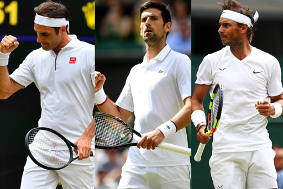
#> input picture PracticeCodes/20230609_ImageHandlingAndDatasetBuilding/data/ex_image.png, 283 x 189 px
$ jupyter execute Lab02.ipynb
#> lines starting #> are read from the running program, lines starting #| are printed output that depends on the picture; after the words box and inside, x2 and y2 are one past the last pixel; in counts of white or black regions, pixels touching at a corner belong together
# Lab 02. OpenCV로 같은 크기의 이미지 블렌딩 실험
---

[cell 1]
import cv2
import matplotlib.pyplot as plt

[cell 2]
sample_img = cv2.imread("./data/ex_image.png")
#> sample_img is the input picture: shape (189, 283, 3); mean B, G, R 130, 135.2, 140.3
sample_logo = cv2.imread("./data/ex_image_logo.png")
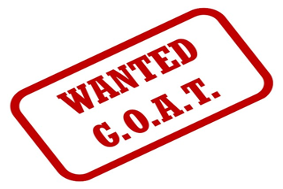
#> input picture PracticeCodes/20230609_ImageHandlingAndDatasetBuilding/data/ex_image_logo.png, 283 x 189 px
#> sample_logo is the input picture: shape (189, 283, 3); mean B, G, R 214.2, 214.2, 243.6

sample_img = cv2.cvtColor(sample_img, cv2.COLOR_BGR2RGB)
sample_logo = cv2.cvtColor(sample_logo, cv2.COLOR_BGR2RGB)

plt.imshow(sample_img)
plt.show()

plt.imshow(sample_logo)
plt.show()

## 이미지 크기 수정

[cell 3]
img1 = cv2.resize(sample_img, (800,600))
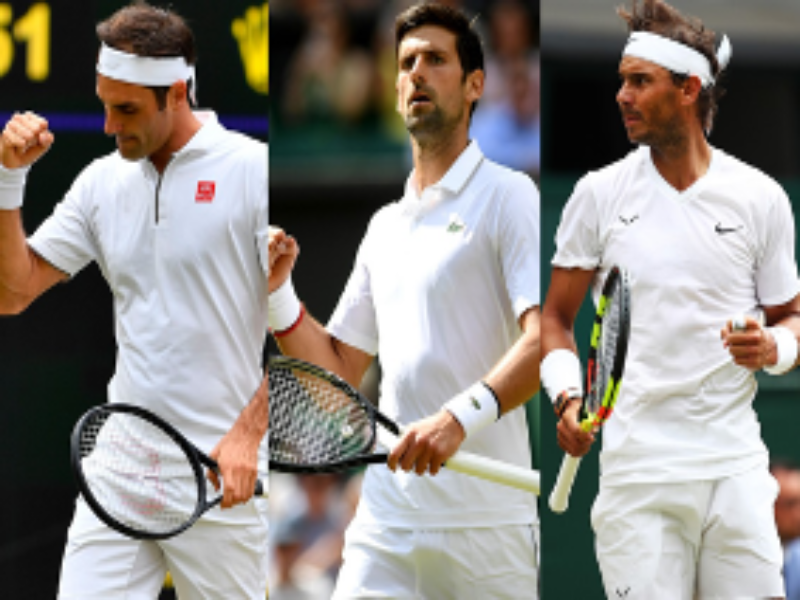
#> img1: shape (600, 800, 3); mean R, G, B 140.2, 135, 129.9
img2 = cv2.resize(sample_logo, (800,600))
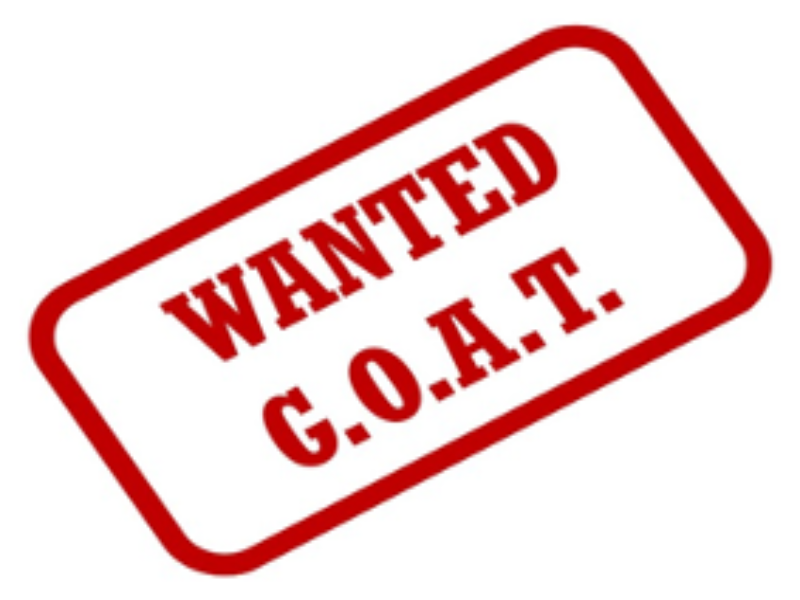
#> img2: shape (600, 800, 3); mean R, G, B 243.5, 214.1, 214.2

print(img1.shape, img2.shape)
#| (600, 800, 3) (600, 800, 3)

# 수정된 이미지 체크
plt.imshow(img1)
plt.show()
plt.imshow(img2)
plt.show()

## 이미지 혼합 실습

[cell 4]
blended = cv2.addWeighted(img1, 0.5, img2, 0.5 , 0)
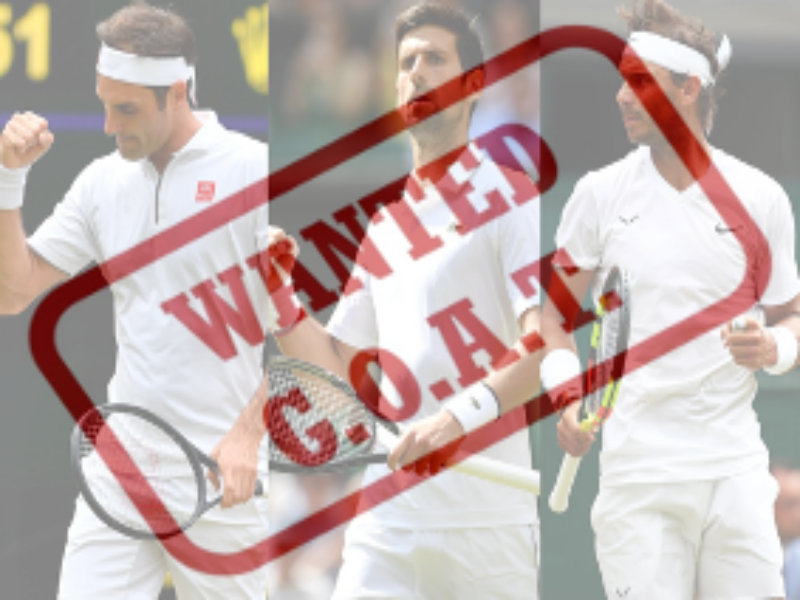
#> blended: shape (600, 800, 3); mean R, G, B 191.9, 174.6, 172

plt.imshow(blended)
plt.show()

## 비트연산

[cell 5]
import numpy as np

# 사각형 임시 데이터 생성
img_rectangle = np.ones((400, 400), dtype="uint8")
cv2.rectangle(img_rectangle, (50, 50), (300, 300), (255, 255, 255), -1)
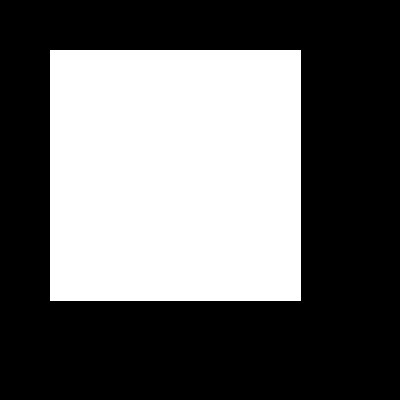
#> img_rectangle: shape (400, 400); values 1 (black) and 255 (white), 39.4% white; 1 white region, box (x1, y1, x2, y2) and area: (50, 50, 301, 301) 63001

# 원 임시 데이터 생성
img_circle = np.ones((400, 400), dtype="uint8")
cv2.circle(img_circle, (300, 300), 50, (255, 255, 255), -1)
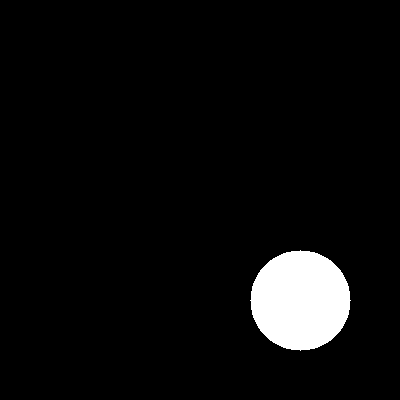
#> img_circle: shape (400, 400); values 1 (black) and 255 (white), 4.9% white; 1 white region, box (x1, y1, x2, y2) and area: (250, 250, 351, 351) 7845


plt.imshow(img_rectangle, 'gray')
plt.show()

plt.imshow(img_circle, 'gray')
plt.show()

## A data, B data를 이용하여 and, or, xor, not 연산 수행 (A : 직사각형 B : 원형)

[cell 6]
# and (A,B)
bitwiseAnd = cv2.bitwise_and(img_rectangle, img_circle)
plt.imshow(bitwiseAnd, 'gray')
plt.show()

# or
bitwiseOr = cv2.bitwise_or(img_rectangle, img_circle)
plt.imshow(bitwiseOr, 'gray')

# xor
bitwiseXor = cv2.bitwise_xor(img_rectangle, img_circle)
plt.imshow(bitwiseXor, 'gray')
plt.show()
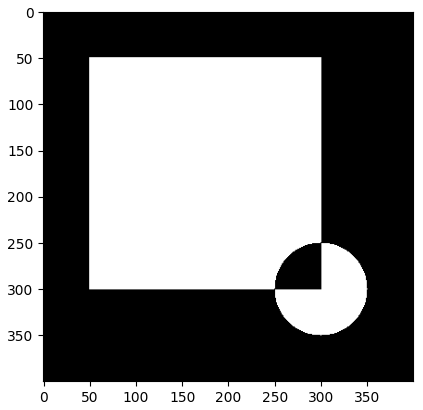
#> figure drawn by matplotlib, 1 panel

# not
bitwiseNot_rec = cv2.bitwise_not(img_rectangle)
plt.imshow(bitwiseNot_rec, 'gray')
plt.show()
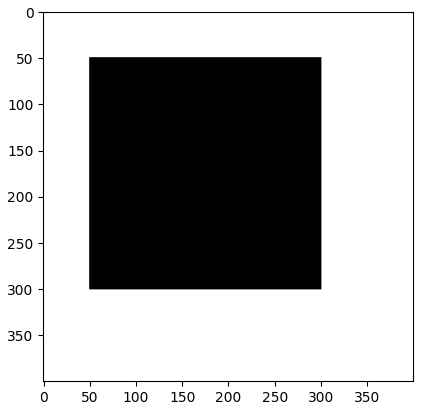
#> figure drawn by matplotlib, 1 panel

bitwiseNot_circ = cv2.bitwise_not(img_circle)
plt.imshow(bitwiseNot_circ, 'gray')
plt.show()
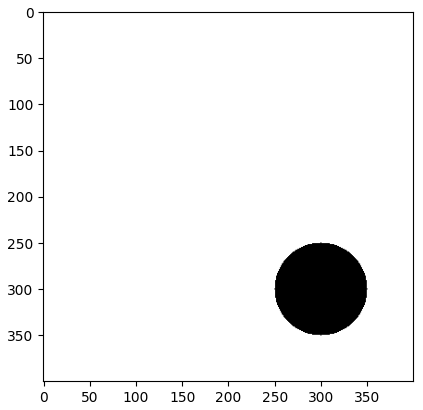
#> figure drawn by matplotlib, 1 panel

## 마스킹 실습

[cell 7]
img_rectangle_temp = np.ones((500, 1000), dtype='uint8')

mask_ = np.zeros(img_rectangle_temp.shape, dtype='uint8')

# 직사각형 안에 흰색 직사각형 추가
cv2.rectangle(mask_, (60, 50), (280, 280), (255, 255, 255), -1)
#> mask_: shape (500, 1000); 10.2% white; 1 white region, box (x1, y1, x2, y2) and area: (60, 50, 281, 281) 51051
cv2.rectangle(mask_, (420, 50), (550, 230), (255, 255, 255), -1)
cv2.rectangle(mask_, (750, 50), (920, 280), (255, 255, 255), -1)
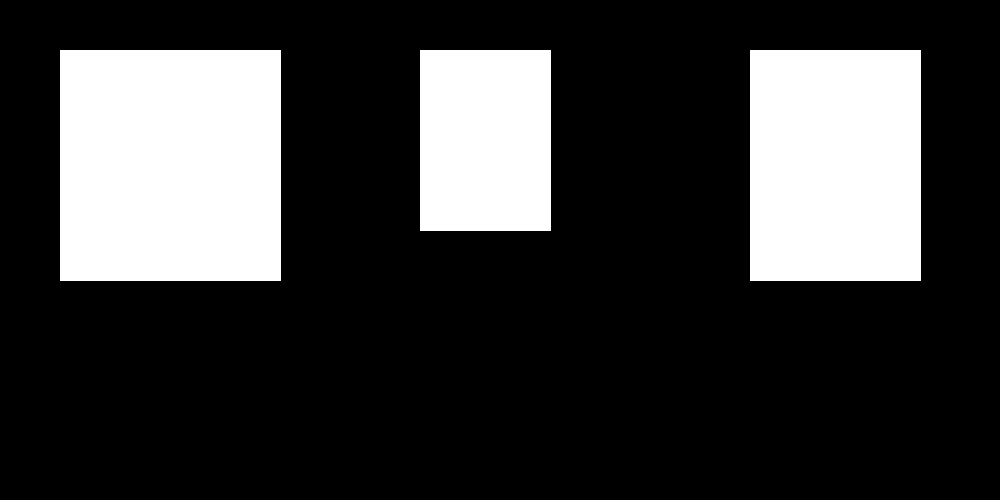
#> mask_: shape (500, 1000); 22.9% white; 3 white regions, box (x1, y1, x2, y2) and area: (60, 50, 281, 281) 51051, (750, 50, 921, 281) 39501, (420, 50, 551, 231) 23711

plt.imshow(mask_, 'gray')
plt.show()
